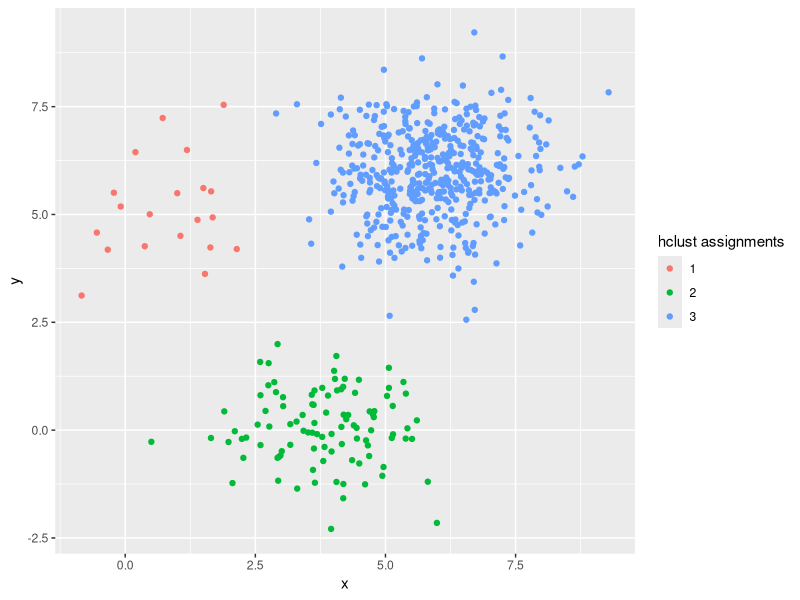

R code for this plot:
library(plyr)
library(dplyr)
library(ggplot2)
library(broom)

sizes <- c(20, 100, 500)

set.seed(2015)

centers <- data.frame(x = c(1, 4, 6), y = c(5, 0, 6), n = sizes,
                      cluster = factor(1:3))
points <- centers %>% group_by(cluster) %>%
    do(data.frame(x = rnorm(.$n, .$x), y = rnorm(.$n, .$y)))

points$hclust_assignments <- points %>% dplyr::select(x, y) %>%
    dist() %>% hclust(method = "average") %>%
    cutree(3) %>% factor()

plot <- ggplot(points, aes(x, y, color = hclust_assignments)) + geom_point() +
    labs(color = "hclust assignments")
print(plot)
